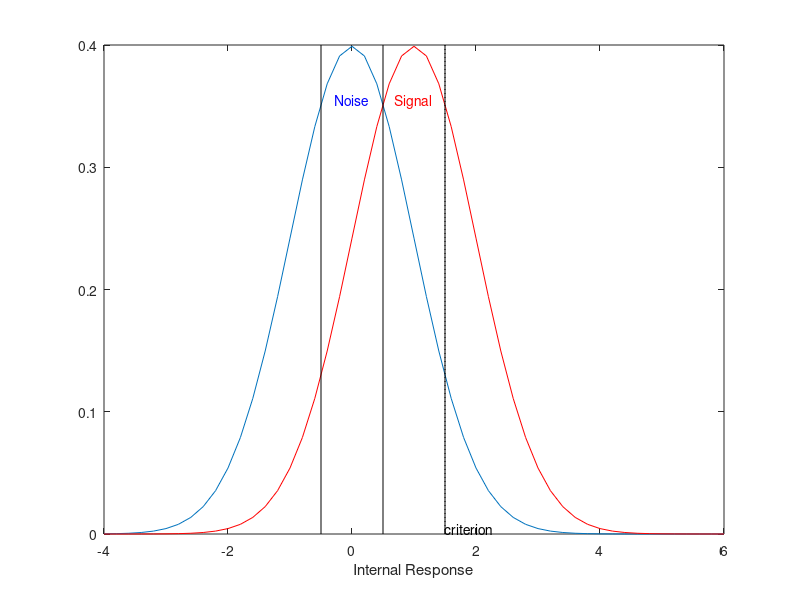
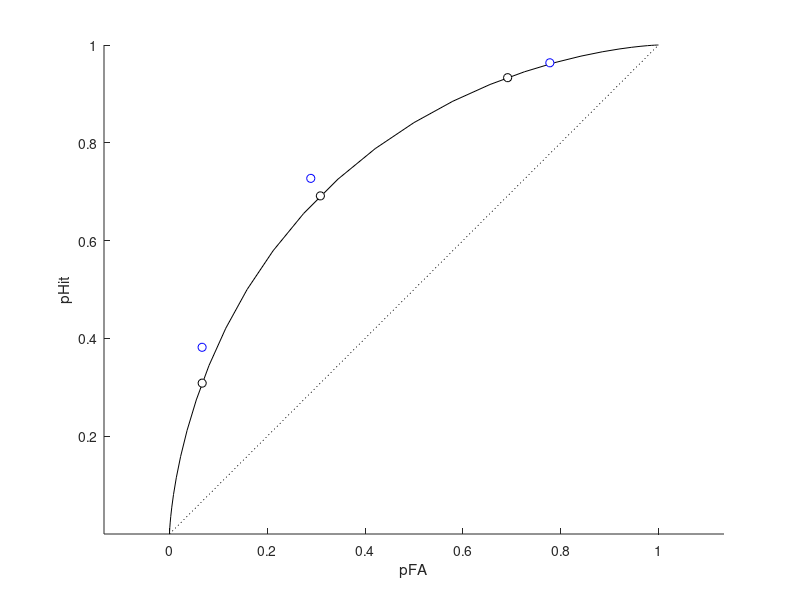

The MATLAB source for these figures, in order: (Note: this script raises an error after producing the figures.)
%% Psychophysics Tutorial I: Signal Detection Theory and 2AFC
%
% Written June, 2012 by G.M. Boynton
%
% This is the first Psychophysics tutorial, covering Signal Detection
% Theory, ROC curves and the 2AFC paradigm.  See also the sdtTutorial which
% covers some of the same material.
%
% Written by G.M. Boynton for CSHL 2012

addpath('Psychophysics');

%% Signal Detection Theory
%
% Suppose you want to determine if a subject can reliably detect a weak
% stimulus.  The simplest experiment would be to present this stimulus over
% multiple trials and ask if the subject saw it.  But this won't work
% because, for example, the subject could simply say 'yes'on each trial.
% To alleviate this catch trials can be included to keep the subject from
% cheating.
%
% Now suppose you introduce catch trials (no stimulus trials) randomly on
% half of the trials.  The subject's task is to determine if the signal was
% present on any given trial.  Stimulus present trials are called 'signal'
% trials, and stimulus absent trials are called 'noise' trials. A subject
% that guesses, or says 'yes' or 'no' on every trial will be performing at
% 50%, or chance level.  No more cheating.
%
% There is a range of stimulus intensities where a subject will perform
% somewhere between chance and 100% correct performance.  The presence of
% such a 'soft' threshold is most commonly explained in terms of Signal
% Detection Theory (SDT).
%
% SDT assumes that subjects base their decision on an internal response to
% a stimulus that varies trom trial to trial.  If this internal response
% exceeds some criterion, the subject reports to have perceived the
% stimulus.
%
% This trial-to-trial variability of the internal response could be due to
% variability in the stimulus itself (as in the case of Poisson noise for
% very dim lights), or to random neuronal noise at the sensory
% representation of the stimulus, or due to higher level variability in the
% attentional or motivational state of the subject.  
%
% Most commonly, this variability is modeled as a norrmal distribution
% centered around some mean. The simplest implementation has the mean
% response for the noise trials be zero and signal trials some larger
% value, with the standard deviations of the signal and noise responses the
% same.  
%
% Here are some example parameters all in a single structure 

p.noiseMean = 0;   
p.signalMean = 1;
p.sd = 1;

%%
% Here is a graph of the probability distribution for the internal
% responses to signal and noise trials:

z = -4:.2:6;  %response-axis sampling points

noise.y  = normpdf(z,p.noiseMean,p.sd);
signal.y = normpdf(z,p.signalMean,p.sd);

figure(1)
clf
plot(z,noise.y);
hold on
plot(z,signal.y,'r-');

ylim = get(gca,'YLim');

text(p.noiseMean,ylim(2)*.9,'Noise','VerticalAlignment','top','HorizontalAlignment','center','Color','b');
text(p.signalMean,ylim(2)*.9,'Signal','VerticalAlignment','top','HorizontalAlignment','center','Color','r');
xlabel('Internal Response');
%%
% We next need to set a criterion value for determining what internal
% reponses lead to 'Yes' responses.  We'll show it in the figure:

p.criterion = 1.5;
plot(p.criterion*[1,1],ylim,'k:');

hcrit = text(p.criterion,0,'criterion','VerticalAlignment','bottom','HorizontalAlignment','left');

%%
% On any trial, one of four things will happen. Either the signal is
% present or absent crossed with the subject reporting 'yes' or 'no'.
% Trial types are labeled this way:
%
%           |         Response     |
%  Signal   |  "Yes"    |  "No"    |
%  ---------------------------------
%  Present  |    Hit    |  Miss    |
%           |           |          |
%  ---------+-----------+----------|
%  Absent   |  False    | Correct  |
%           |  Alarm    | Rejection|
%  ---------------------------------
%
% It's easy to see that SDT predicts the probability of each of these four
% trial types by areas under the normal curve.  The probability of a hit
% is:
%
pHit = 1-normcdf(p.criterion,p.signalMean,p.sd)

%%
% And the probability of a false alarm is:
%
% The whole table looks like this:
pFA =  1-normcdf(p.criterion,p.noiseMean,p.sd)
disp(' ');
disp('           |         Response     |')
disp('  Signal   |  "Yes"    |  "No"    |')
disp('  ---------------------------------')
fprintf('  Present  |   %3.1f%%   |   %3.1f   |\n',100*pHit,100*(1-pHit));
disp('  ---------+-----------+----------|');
fprintf('  Absent   |   %3.1f    |   %3.1f   |\n',100*pFA,100*(1-pFA));
disp('  ---------------------------------');

%%
% Since half the trials are signal trials, the overall performance will be
% the average of the hit and correction rate:

PC = (pHit + (1-pFA))/2;  %proportion correct
fprintf('  Percent Correct: %5.2f%%\n',100*PC);

%%
% Play around with the parameters. See how:
%
% 1) If you shift your criterion very low or high performance will be at
% chance.
%
% 2) Performance is maximized when it's halfway between the signal and noise
% means.  This is the criterion an 'ideal observer' should choose. 
%
% 3) Performance increases as either the standard deviations decrease or
% the difference between signal and noise mean increases.
%
% 4) You can offset an increase between signal and noise means by
% increasing the standard deviation by the same amount.  The model is
% over-parameterized.

%% D-prime
%
% The goal of a psychophysicist is to learn something about the internal
% response to a stimulus based on a behavioral responses.  In SDT terms,
% we want to know the strength of the internal response to the signal
% relative to the noise.  Formally, this is defined as the difference
% between the signal and noise means in standard deviation units and is
% called d-prime:
%
dPrime = (p.signalMean-p.noiseMean)/p.sd;
fprintf(sprintf('  dPrime =    %5.2f\n',dPrime));

%% Estimating d-prime from Hits and False Alarms
%
% You should see that simply reporting percent correct in a yes/no
% experiment is a problem because performance varies with criterion: you
% cannot estimate d-prime from percent correct alone.
%
% But fortunately we can estimate d-prime by finding the difference in the
% corresponding z-values from the hit and false alarm rates:

zHit = norminv(pHit)
zFA = norminv(pFA)

dPrimeEst = zHit-zFA

%%
% This is a 'criterion' free estimate of d-prime, and is what is often
% reported instead of percent correct for a Yes/No experiment.
%
% Play again with parameters.  See how dPrimeEst stays constant for
% different criterion values.


%% The ROC curve
%
% The criterion determines the trade-off between hits and false alarms.  A
% low (liberal) criterion is sure to get a hit but will lead to lots of
% false alarms. A high (conservative) criterion will miss a lot of signals,
% but will also minimize false alarms.  This trade-off is typically
% visualized in the form of a 'Reciever Operating Characteristic' or ROC
% curve.  An ROC curve is a plot of hits against false alarms for a range
% of criterion values:

pHits = 1-normcdf(z,p.signalMean,p.sd);
pFAs  = 1-normcdf(z,p.noiseMean,p.sd);
figure(2)
clf
hold on
plot([0,1],[0,1],'k:');
axis equal
axis tight
xlabel('pFA');
ylabel('pHit');
plot(pFAs,pHits,'k-');

%%
% We can plot our example hit rate against false rate too:
plot(pFA,pHit,'ko','MarkerFaceColor','w');

%%
% Play around again.  See how:
%
% 1) The point in the ROC curve moves around as you vary the criterion.  
%
% 2)The 'bow' of the ROC curve varies with d-prime (either by increasing
% the signal mean or reducing the standard deviation.

%% Area under the ROC curve
%
% You hopefully saw that increasing d-prime increases the bow of the ROC
% curve away from the diagonal.  A measure of this bowing is the area under
% the ROC curve.  This can be estimated by numerically integrating the
% sampled curve.  We'll use Matlab's 'trapz' function. (The negative sign
% is to undo the fact that the ROC curve traces from left-to-right for
% increasing criterion values).

ROCarea = -trapz(pFAs,pHits)


%%
% We'll see later that this area has a special meaning - it's the percent
% correct that is expected in a two-alternative forced choice (2AFC)
% experiment.


%% The relationship between d-prime and the area under the ROC curve
%
% d-prime can be calculated from the area under the ROC curve by:

dPrimeFromArea = sqrt(2)*norminv(ROCarea)

%%
% The calculus behind this is interesting but we'll pass on it. 

%% Simulating a Yes/No experiment
%
% Next we'll use SDT to simulate a subject's response to a series of trials
% in a Yes/No experiment and estimate the d-prime value that was used in
% the simulation

nTrials = 100;
isSignal = logical(floor(rand(1,nTrials)+.5));  %coin flip for each trial

%
% Generate the internal response for each trial
x = randn(1,nTrials)*p.sd;  %draws from normal distribution with standard deviation sd.
x(isSignal) = x(isSignal) + p.signalMean; 
x(~isSignal) = x(~isSignal) + p.noiseMean;

% Subject responds '1' if the internal response exceeds the criterion.
response = x>p.criterion;

% Calculate hits and false alarms
pHitSim = sum(response(isSignal))/sum(isSignal);
pFASim = sum(response(~isSignal))/sum(~isSignal);

% Show the simulated values in the table
disp(' ');
fprintf('Simulation of %d trials:\n',nTrials);
disp('           |         Response     |')
disp('  Signal   |  "Yes"    |  "No"    |')
disp('  ---------------------------------')
fprintf('  Present  |   %3.1f%%   |   %3.1f   |\n',100*pHitSim,100*(1-pHitSim));
disp('  ---------+-----------+----------|');
fprintf('  Absent   |   %3.1f    |   %3.1f   |\n',100*pFASim,100*(1-pFASim));
disp('  ---------------------------------');

% plot it on the ROC curve
figure(2)
hROC = plot(pFASim,pHitSim,'bo','MarkerFaceColor','w');

% calculating d-prime from pHit and pCR
zHitSim = norminv(pHitSim);
zFASim = norminv(pFASim);

dPrimeSim = zHitSim-zFASim;
fprintf('d-prime from simulation = %5.2f\n',dPrimeSim);

%%
% Compare the simulated values to the expected values from the STD model.
% You can run this section over and over to look at the variability of the
% d-prime estimate. You can see that:
%
% 1) The estimates of d-prime become more accurate with increasing number
% of trials
%
% 2) The estiamtes of d-prime become less accurate with criterion values
% that deviate from the ideal value.  This is important. we typically don't
% have control over the criterion.  If a lame subject says 'yes' or 'no'
% almost all the time then there is very litle information for estimatingJ
% d-prime.
% 
% 3) If you're motivated, add a loop to simulate a bunch of simulations to
% estimate the variability in the estimate for a range of model parameters.
%
% Simulations like this illustrate an often neglected fact:  A 'perfect'
% subject that makes decisions according to Signal Detection Theory will
% still have variability in performance from experimental run to
% experimental run.  That is, ideal observers will still generate data
% with finite-sized error bars.  Simulations can give you a feel for how
% small the erorr bars should be under ideal conditions.

%% Yes/No with rating scales
%
% One way to get around the criterion problem is to allow subjects more
% options in their response.  For example, rather than having two buttons,
% let them have four to indicate their confidence that a signal was
% present:
%
% 1: Definately no
% 2: Probably no
% 3: Probably yes
% 4: Definately yes
%
% This effectively allows the subject to have more than one criterion.  To
% model this with SDT, three criterion values will divide the internal
% response range into the four response categories:

p.criterion = [-.5,.5,1.5]; 

figure(1)
for i=1:length(p.criterion)
    plot(p.criterion(i)*[1,1],ylim,'k-');
end

%% Rating scales and the ROC curve
%
% We can visualize these criterion values on the ROC curve like we did for
% the single criterion earlier:

pHit = 1-normcdf(p.criterion,p.signalMean,p.sd);
pFA = 1-normcdf(p.criterion,p.noiseMean,p.sd);

% This will clean up the ROC plot and plot the new expected points:
figure(2)
clf
hold on
plot([0,1],[0,1],'k:');
axis equal
axis tight
xlabel('pFA');
ylabel('pHit');
plot(pFAs,pHits,'k-');

plot(pFA,pHit,'ko','MarkerFaceColor','w');

%%
% For example, pHit for the lowest point on the ROC curve corresponds to
% the probability that subject will report a 2, 3 or 4 on a signal trial.
% The next one up is for 3 or 4, and the highest is the probability of
% a hit if a subject just reponds '4'.

%% Simulating a Yes/No experiment with rating scales

nTrials = 100;
isSignal = logical(floor(rand(1,nTrials)+.5));  %coin flip for each trial

% Generate the internal response for each trial
x = randn(1,nTrials)*p.sd;  %draws from normal distribution with standard deviation sd.
x(isSignal) = x(isSignal) + p.signalMean; 
x(~isSignal) = x(~isSignal) + p.noiseMean;

critRange = [-inf,p.criterion];
response = zeros(1,nTrials);
for i=1:nTrials
    response(i) = find(x(i)>critRange,1,'last');
end

for i=1:length(p.criterion)
    pHit(i) = sum(response(isSignal==1)>i)/sum(isSignal==1);
    pFA(i) =  sum(response(isSignal==0)>i)/sum(isSignal==0);
end

figure(2)
hold on
plot(pFA,pHit,'bo','MarkerFaceColor','w');
title('');

%%
% Run this section over and over to get an idea of the variability of the
% simulation with respect to the expected values on the ROC curve.

%% Maximum likelihood fit of ROC curve
%
% You probably have the (correct) intuition that the rating scale
% information adds reliability to the estimate of d-prime. But now we have
% the problem of translating these three points on the ROC curve to a
% single estimate of d-prime.  
%
% There are a variety of ways of doing this.  One would be to use the
% cumulative normals like we did before for each of the three points on the
% ROC curve and average them.  But this doesn't seem right - different
% points should have different weights due to variability in their
% reliablity.  
%
% We'll implement a model fitting method.  You should appreciate that every
% point in the 2D ROC space corresponds to a unique pair of d-prime and
% criterion values.  That's why there is a direct translation between a
% single point on the ROC curve and d-prime.  But now we have three points
% in ROC space that don't necessarily fall on the same ROC curve.  Our goal
% is to find the single ROC curve that passes closest to the three points.
% Specifically, we need a four-parmeter fit: what d-prime and three
% criterion values best fits our observed values?
%
% To do this we need a cost function that takes in a set of model
% parameters and data points and returns a value that represents goodness
% of fit. Then we'll use Matlab's optimization routine to find the model
% parameters that minmizes this cost function.
%
% When dealing with proportions, the cost function is always in terms of
% likelihood (You should never use a least-squares criterion for
% proportional data!) Our cost function will be the probability of our
% observed data for a given set of model parameters.
%
% Suppose the first trial was a noise trial and the subject reported '1'
% (Definately no).  Looking at figure 1, the probability of this happening
% is the area under the blue curve to the left of the 1st criterion:

fprintf('Probability of responding ''1'' on a noise trial: %5.4f\n',normcdf(p.criterion(1),p.noiseMean,p.signalMean));

%%
% The probability of responding '2' is the area between the 1st and second
% criteria and so on.  The whole table of probabilities can be computed
% like this:

critRange = [-inf,p.criterion,inf];

for i=1:length(critRange)-1;
    pResp(i,1) = normcdf(critRange(i+1),p.noiseMean,p.sd)-...
        normcdf(critRange(i),p.noiseMean,p.sd);
    pResp(i,2) = normcdf(critRange(i+1),p.signalMean,p.sd)-...
        normcdf(critRange(i),p.signalMean,p.sd);
end

disp(pResp);

%%
% The first column is for noise trials, the second is for signal trials,
% and each row corresponds to each response ('1'-'4').  Verify that the sum
% of the columns add up to 1
%
% The probability of obtaining our observed data set based on these
% probabilities is the product of the probabilities associated with each
% trial.  Multiplying 100 values that are less than 1 produces a
% ludicrously small number, so we almost always maximize log likelihood
% instead.  Acutally, we'll use the negative of the log likelihood because
% optimization routines minmize functions. The negative of the log
% likelihood of our observed data is:

cost = 0;

for i=1:length(isSignal);
    cost = cost-log(pResp(response(i),isSignal(i)+1));
end

fprintf('Negative of log likelihood: %5.4f =',cost);

%%
% I've written a function that does this because we'll need it for the
% optimization routine:

disp(logLikelihoodROC(p,isSignal,response))

%%
% To find the parameters that minimize our cost function we'll use Matlab's
% 'fminsearch' function.  I find their implementation extremely useful, but
% inflexible.  Instead, I've written a wrapper function called 'fit' that
% allows you to choose which parameters to hold fixed and which to set
% free.  It works like this:

pBest = fit('logLikelihoodROC',p,{'signalMean','criterion'},isSignal,response);

%%
% The first argument is the name of the cost function.  The cost function
% must take in a structure containing the model parameters as its first
% argument ('p' here).  The second argument into 'fit' is a structure
% containing the intial parameters for the model fit.  The third is a cell
% array containing the names of the fields for the parameters to be allowed
% to vary.  If the field corresponds to an array (like 'criterion' here),
% all values in the array will be set free.  The remaining fields are the
% remaining inputs into the cost function.  
%
% Look at the best-fitting parameters:
pBest

%%
% Do they resemble the original model parameters:
p

%%
% Let's draw the ROC curve for the best fitting SDT parameters in blue:

pHitsBest = 1-normcdf(z,pBest.signalMean,pBest.sd);
pFAsBest = 1-normcdf(z,pBest.noiseMean,pBest.sd);

plot(pFAsBest,pHitsBest,'b-');

%%
% And plot the estimated three ROC points from the model on the blue curve
pHitBest = 1-normcdf(pBest.criterion,pBest.signalMean,pBest.sd);
pFABest = 1-normcdf(pBest.criterion,pBest.noiseMean,pBest.sd);
plot(pFABest,pHitBest,'bo','MarkerFaceColor','b');

%%
% Our estimate of d-prime is then simply:
dPrimeEst = (pBest.signalMean-pBest.noiseMean)/pBest.sd;
fprintf('Estimated d-prime: %5.2f\n',dPrimeEst);

%%
% Run this over and over to get a feel for the variability of the estimate
% of d-prime.  Does the rating scale provide a more reliable estimate of
% d-prime than the standard Yes/No experiment?  You can test this more
% formally by repeating a bunch of simulations.
    
%% Two-alternative forced choice (2AFC)
%
% Another way to avoid the criterion problem is to use a
% two-alternative-forced-choice paradigm (2AFC) where a trial consists of
% both a signal and noise draw in either random temporal order or spatial
% position.  The subject must choose which draw contains the signal.  2AFC
% is easilly modelled with SDT by drawing once from the signal, and once
% from the noise distribution.  The subject decides that the signal came
% from the draw with the larger value.  
%
% Let's get rid of the 'criterion' field:

if isfield(p,'criterion')
    p = rmfield(p,'criterion');
end

%%
% Here's a simulation:
% as before...
nTrials = 100;

x= randn(2,nTrials);
x(1,:) = x(1,:)*p.sd + p.noiseMean;
x(2,:) = x(2,:)*p.sd + p.signalMean;

response = x(2,:)>x(1,:);

%%
% Response is 1 for correct trials, when the draw from the signal exceeds
% the noise draw.
%
% Overall performance is the mean of the response vector:
pc2AFC = mean(response);
fprintf('Percent correct: %5.3f\n',pc2AFC);

%%
% Note that percent correct is greater than the best percent correct in the
% yes/no experiment.  
%
% Here's something interesting: the expected percent correct in 2AFC should
% be equal to the area under the ROC curve:

fprintf('Area under ROC:  %5.3f\n',ROCarea);

%%
% Run this section several times over to convince yourself that this is
% true. This means that d-prime can be directly estimated from percent
% correct for a 2AFC experiment (because d-prime is directly related to
% area under the ROC curve).

dPrimeFrom2AFC = sqrt(2)*norminv(pc2AFC);

fprintf('d-prime estimated from 2AFC simulation: %5.2f\n',dPrimeFrom2AFC);

%%
% How reliable is this estimate of d-prime?  An interesting exercise would
% be to measure the standard deviation of the d-prime estimates for
% repeated simulations of the standard Yes/No, the Yes/No rating method,
% and the 2AFC method.  Which wins?

%% N alternative forced choice 
%
% Forced choice experiments can include more than two options.  For
% example, suppose a target could appear randomly in one of four spatial
% positions.  This can be modeled with SDT as taking three samples from the
% noise distribution and one from the signal distribution.  Like for 2AFC,
% the subject chooses the location with that generated the largest
% response. A correct response occurs when the draw from the signal
% distribution exceeds the maximum of the noise draws.  This is easy to
% simulate:

nTrials = 100;

p.noiseMean  = 0;
p.signalMean  =1;
p.sd = 1;

nAlternatives = 4;

signal = randn(1,nTrials)*p.sd+p.signalMean;  %one draw from signal
noise= randn(nAlternatives-1,nTrials)*p.sd+p.noiseMean; %three from noise

response = signal>max(noise);  

PC4AFC = mean(response)

%%
% There is a solution (using numerical integration) for percent correct for
% an NAFC experiment:

dPrime = (p.signalMean-p.noiseMean)/p.sd;
z = linspace(-5,5,501);
dz = z(2)-z(1);

nAlternatives =4;
PC4AFCnumerical = sum(normpdf(z-dPrime).*normcdf(z).^(nAlternatives-1))*dz;

figure(3)
bar([PC4AFC,PC4AFCnumerical]);
set(gca,'XTickLabel',{'simulated','numerical'});
set(gca,'YLim',[0,1]);
ylabel('Proportion correct');

%% Divided Attention
% Let's simulate a real divided attention experiment. Again there are four
% spatial positions, but this time it's a 2AFC experiment in which a signal
% (like a grating or something) appears in one of the positions on one of
% two intervals.  The subject's job is to determine the interval that
% contained the signal, wherever it was.  Now, consider two conditions, one
% in which you have no idea which of the four conditions will have the
% signal and one in which you are cued to the correct location.  It's still
% a 2AFC task, but one forces you to divide your spatial attention.  Again,
% it's easy to simulate.  

nTrials  = 100;

nPositions = 4; %divided attention (no cue to position)

%noise interval - 4 random draws
noise = randn(nPositions,nTrials)*p.sd+p.noiseMean;

%signal interval - 3 random draws, one signal draw
signal = randn(nPositions,nTrials)*p.sd;
signal(1,:) = signal(1,:)+p.signalMean;
signal(2:nPositions,:) = signal(2:nPositions,:) +p.noiseMean;

%%
% decision rule: choose the signal interval if the max of the 3 noise + 1
% signal draws exceeds the max of the four noise draws
response = max(signal,[],1)>max(noise,[],1);

PCuncued = mean(response);

%%
% If there is a cue to the spatial position, then we can assume that the
% subject ignores the thee uncued locations.  This is just a the same old
% 2AFC experiment. Equivalently we can use the same code with nPositions
% set to 1:
clear signal noise
nPositions = 1;

noise = randn(nPositions,nTrials)*p.sd+p.noiseMean;

signal = randn(1,nTrials)*p.sd;
signal(1,:) = signal(1,:)+p.signalMean;
signal(2:nPositions,:) = signal(2:nPositions,:) +p.noiseMean;

%%
% decision rule: choose the signal interval if the max of the 3 noise + 1
% signal draws exceeds the max of the four noise draws
response = max(signal,[],1)>max(noise,[],1);
PCcued = mean(response);

figure(3)
bar([PCuncued,PCcued]);
set(gca,'XTickLabel',{'uncued','cued'});
set(gca,'YLim',[.5,1]);
ylabel('Proportion correct');

%%
% This result is both obvious but deep. Imagine viewing this graph before
% going through the tutorial.  Suppose spatial attention leads to enhanced
% responses in neurons with receptive fields at potential relevant
% locations.  Suppose also that attention is resource limited so that
% dividing your attention leads to a weaker attentional gain for each
% location compared to the cued condition.  Like the spotlight of attention
% has a fixed amount of stuff to spread around. Finally, assume that a gain
% change can help performance by increasing the signal-to-noise ratio of.
% It would follow that weaker gain changes for the uncued (divided
% attention) condition should lead to poorer performance,
% 
% This argument is all over the attention field. But this simulation shows
% that you can get strong behavioral effects for attention without any gain
% changes at all!  This idea was was elegantly described by John Palmer in
% the 80's, was largely ignored in the 90's and 00's, but has returned
% recently in light of optical imaging and fMRI results showing that V1
% responses don't seem to change much with divided attention.
